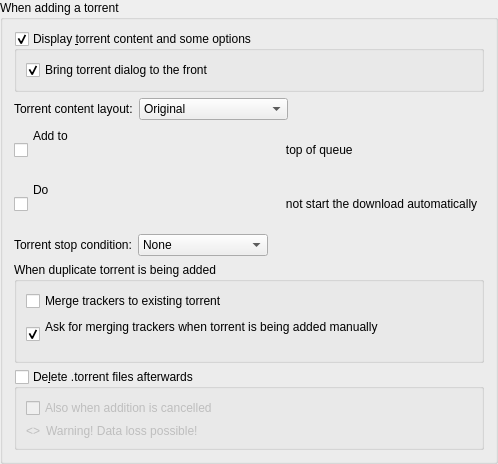
                                                    <widget class="QGroupBox" name="torrentAdditionBox">
                                                        <property name="title">
                                                            <string>When adding a torrent</string>
                                                        </property>
                                                        <layout class="QVBoxLayout" name="torrentAdditionBoxLayout">
                                                            <item>
                                                                <widget class="QGroupBox" name="checkAdditionDialog">
                                                                    <property name="title">
                                                                        <string>Display &amp;torrent content and some options</string>
                                                                    </property>
                                                                    <property name="checkable">
                                                                        <bool>true</bool>
                                                                    </property>
                                                                    <layout class="QVBoxLayout" name="verticalLayout_18">
                                                                        <item>
                                                                            <widget class="QCheckBox" name="checkAdditionDialogFront">
                                                                                <property name="text">
                                                                                    <string>Bring torrent dialog to the front</string>
                                                                                </property>
                                                                                <property name="checked">
                                                                                    <bool>true</bool>
                                                                                </property>
                                                                            </widget>
                                                                        </item>
                                                                    </layout>
                                                                </widget>
                                                            </item>
                                                            <item>
                                                                <layout class="QHBoxLayout" name="horizontalLayout_19">
                                                                    <item>
                                                                        <widget class="QLabel" name="contentLayoutLabel">
                                                                            <property name="text">
                                                                                <string>Torrent content layout:</string>
                                                                            </property>
                                                                        </widget>
                                                                    </item>
                                                                    <item>
                                                                        <widget class="QComboBox" name="contentLayoutComboBox">
                                                                            <property name="currentIndex">
                                                                                <number>0</number>
                                                                            </property>
                                                                            <item>
                                                                                <property name="text">
                                                                                    <string>Original</string>
                                                                                </property>
                                                                            </item>
                                                                            <item>
                                                                                <property name="text">
                                                                                    <string>Create subfolder</string>
                                                                                </property>
                                                                            </item>
                                                                            <item>
                                                                                <property name="text">
                                                                                    <string>Don't create subfolder</string>
                                                                                </property>
                                                                            </item>
                                                                        </widget>
                                                                    </item>
                                                                    <item>
                                                                        <spacer name="horizontalSpacer_20">
                                                                            <property name="orientation">
                                                                                <enum>Qt::Horizontal</enum>
                                                                            </property>
                                                                            <property name="sizeHint" stdset="0">
                                                                                <size>
                                                                                    <width>40</width>
                                                                                    <height>20</height>
                                                                                </size>
                                                                            </property>
                                                                        </spacer>
                                                                    </item>
                                                                </layout>
                                                            </item>
                                                            <item>
                                                                <widget class="QCheckBox" name="checkAddToQueueTop">
                                                                    <property name="toolTip">
                                                                        <string>The torrent will be added to the top of the download queue</string>
                                                                    </property>
                                                                    <property name="text">
                                                                        <string extracomment="The torrent will be added to the top of the download queue">Add to
                                                                            top of queue
                                                                        </string>
                                                                    </property>
                                                                </widget>
                                                            </item>
                                                            <item>
                                                                <widget class="QCheckBox" name="checkStartPaused">
                                                                    <property name="toolTip">
                                                                        <string>The torrent will be added to download list in a paused state</string>
                                                                    </property>
                                                                    <property name="text">
                                                                        <string extracomment="The torrent will be added to download list in a paused state">Do
                                                                            not start the download automatically
                                                                        </string>
                                                                    </property>
                                                                </widget>
                                                            </item>
                                                            <item>
                                                                <layout class="QHBoxLayout" name="stopConditionLayout">
                                                                    <item>
                                                                        <widget class="QLabel" name="stopConditionLabel">
                                                                            <property name="text">
                                                                                <string>Torrent stop condition:</string>
                                                                            </property>
                                                                        </widget>
                                                                    </item>
                                                                    <item>
                                                                        <widget class="QComboBox" name="stopConditionComboBox">
                                                                            <property name="currentIndex">
                                                                                <number>0</number>
                                                                            </property>
                                                                            <item>
                                                                                <property name="text">
                                                                                    <string>None</string>
                                                                                </property>
                                                                            </item>
                                                                            <item>
                                                                                <property name="text">
                                                                                    <string>Metadata received</string>
                                                                                </property>
                                                                            </item>
                                                                            <item>
                                                                                <property name="text">
                                                                                    <string>Files checked</string>
                                                                                </property>
                                                                            </item>
                                                                        </widget>
                                                                    </item>
                                                                    <item>
                                                                        <spacer name="stopConditionSpacer">
                                                                            <property name="orientation">
                                                                                <enum>Qt::Horizontal</enum>
                                                                            </property>
                                                                            <property name="sizeHint" stdset="0">
                                                                                <size>
                                                                                    <width>40</width>
                                                                                    <height>20</height>
                                                                                </size>
                                                                            </property>
                                                                        </spacer>
                                                                    </item>
                                                                </layout>
                                                            </item>
                                                            <item>
                                                                <widget class="QGroupBox" name="duplicateTorrentGroup">
                                                                    <property name="title">
                                                                        <string>When duplicate torrent is being added</string>
                                                                    </property>
                                                                    <layout class="QVBoxLayout" name="duplicateTorrentBoxLayout">
                                                                        <item>
                                                                            <widget class="QCheckBox" name="checkMergeTrackers">
                                                                                <property name="text">
                                                                                    <string>Merge trackers to existing torrent</string>
                                                                                </property>
                                                                                <property name="checked">
                                                                                    <bool>false</bool>
                                                                                </property>
                                                                            </widget>
                                                                        </item>
                                                                        <item>
                                                                            <widget class="QCheckBox" name="checkConfirmMergeTrackers">
                                                                                <property name="text">
                                                                                    <string>Ask for merging trackers when torrent is being added manually
                                                                                    </string>
                                                                                </property>
                                                                                <property name="checked">
                                                                                    <bool>true</bool>
                                                                                </property>
                                                                            </widget>
                                                                        </item>
                                                                    </layout>
                                                                </widget>
                                                            </item>
                                                            <item>
                                                                <widget class="QGroupBox" name="deleteTorrentBox">
                                                                    <property name="toolTip">
                                                                        <string>Whether the .torrent file should be deleted after adding it</string>
                                                                    </property>
                                                                    <property name="title">
                                                                        <string>De&amp;lete .torrent files afterwards</string>
                                                                    </property>
                                                                    <property name="checkable">
                                                                        <bool>true</bool>
                                                                    </property>
                                                                    <property name="checked">
                                                                        <bool>false</bool>
                                                                    </property>
                                                                    <layout class="QVBoxLayout" name="deleteTorrentBoxLayout">
                                                                        <item>
                                                                            <widget class="QCheckBox" name="deleteCancelledTorrentBox">
                                                                                <property name="toolTip">
                                                                                    <string>Also delete .torrent files whose addition was cancelled</string>
                                                                                </property>
                                                                                <property name="text">
                                                                                    <string>Also when addition is cancelled</string>
                                                                                </property>
                                                                            </widget>
                                                                        </item>
                                                                        <item>
                                                                            <layout class="QHBoxLayout" name="deleteTorrentWarningLayout">
                                                                                <item>
                                                                                    <widget class="QLabel" name="deleteTorrentWarningIcon">
                                                                                        <property name="sizePolicy">
                                                                                            <sizepolicy hsizetype="Fixed" vsizetype="Preferred">
                                                                                                <horstretch>0</horstretch>
                                                                                                <verstretch>0</verstretch>
                                                                                            </sizepolicy>
                                                                                        </property>
                                                                                        <property name="text">
                                                                                            <string notr="true">&lt;&gt;</string>
                                                                                        </property>
                                                                                    </widget>
                                                                                </item>
                                                                                <item>
                                                                                    <widget class="QLabel" name="deleteTorrentWarningLabel">
                                                                                        <property name="text">
                                                                                            <string>Warning! Data loss possible!</string>
                                                                                        </property>
                                                                                    </widget>
                                                                                </item>
                                                                            </layout>
                                                                        </item>
                                                                    </layout>
                                                                </widget>
                                                            </item>
                                                        </layout>
                                                    </widget>
